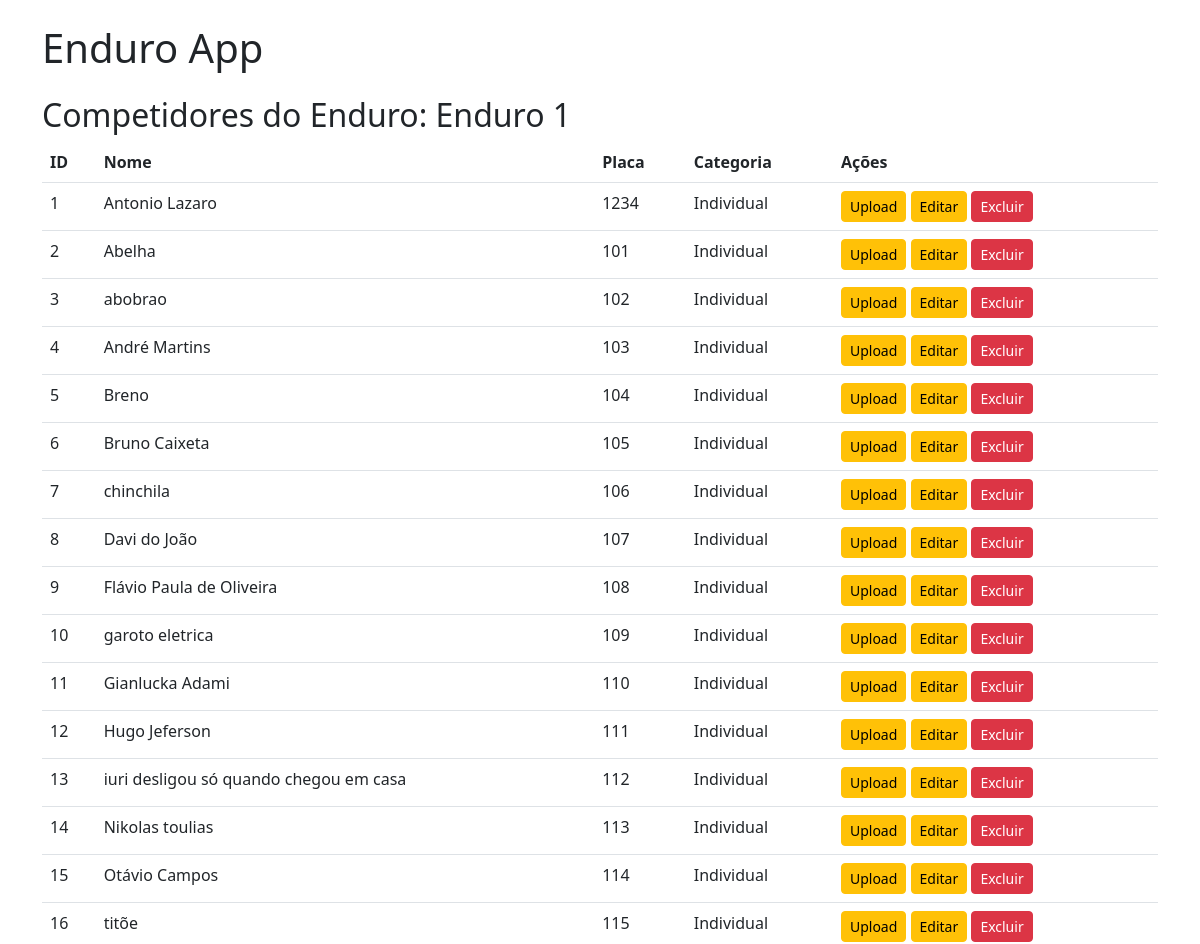
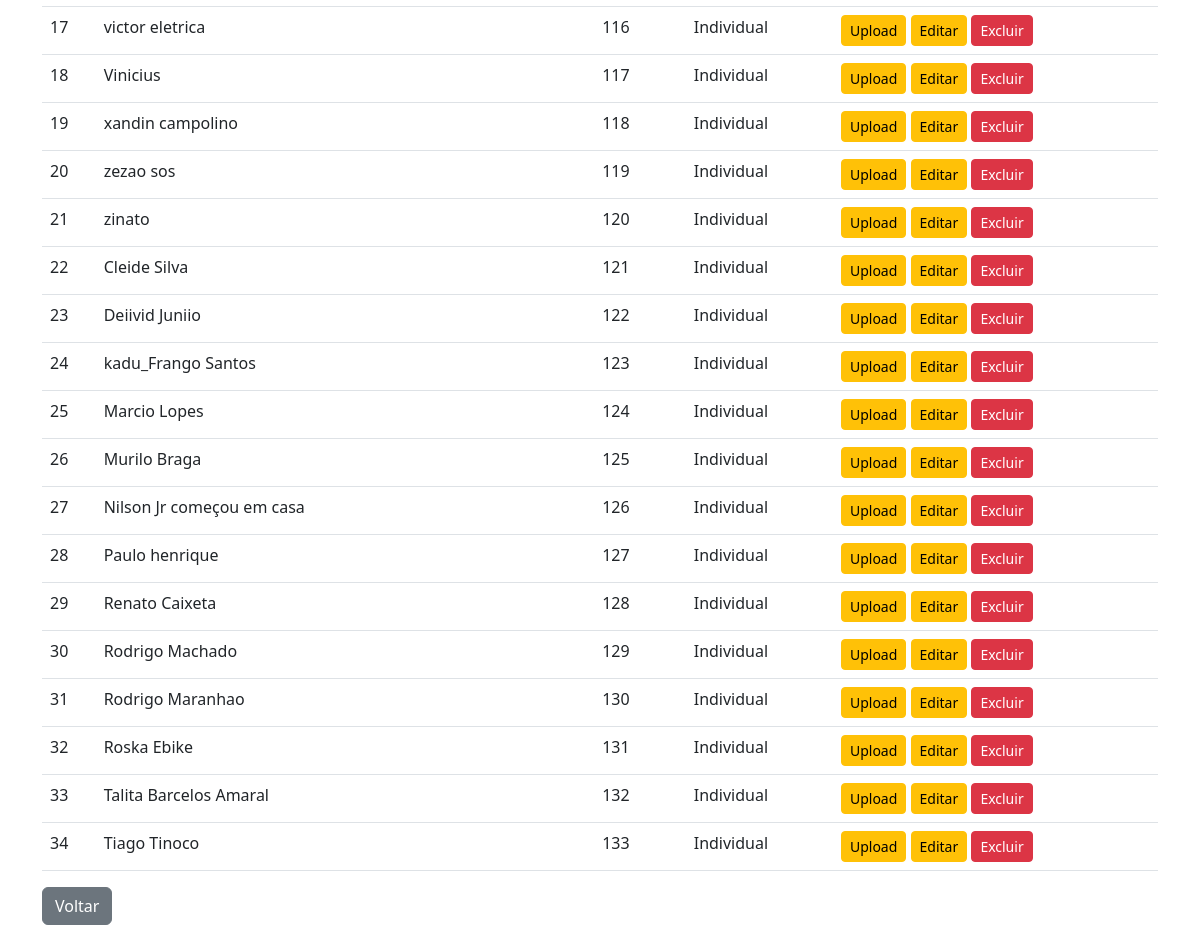
Screenshot of /enduros/1/competitors/ with the database file from the repository (2 pictures, top to bottom).
### models.py (models this page shows)
class Enduro(Base):
    __tablename__ = "enduros"
    id = Column(Integer, primary_key=True, index=True)
    name = Column(String, index=True)
    location = Column(String)
    date = Column(String)
    hora_largada = Column(String, nullable=False)
    competitors = relationship("Competitor", back_populates="enduro")
    checkpoints = relationship("Checkpoint", back_populates="enduro")
    categories = relationship("Category", back_populates="enduro")
    resultados = relationship("Resultados", back_populates="enduro")

class Competitor(Base):
    __tablename__ = "competitors"
    id = Column(Integer, primary_key=True, index=True)
    enduro_id = Column(Integer, ForeignKey("enduros.id"))
    name = Column(String, index=True)
    placa = Column(String)
    categories_id = Column(Integer, ForeignKey("categories.id"))
    enduro = relationship("Enduro", back_populates="competitors")
    checkpoints = relationship("Checkpoint", back_populates="competitor")
    category = relationship("Category", back_populates="competitors")
    resultados = relationship("Resultados", back_populates="competitor")
    trackpoints = relationship("Trackpoint", back_populates="competitor")

class Category(Base):
    __tablename__ = "categories"
    id = Column(Integer, primary_key=True, index=True)
    enduro_id = Column(Integer, ForeignKey("enduros.id"))
    name = Column(String)
    enduro = relationship("Enduro", back_populates="categories")
    competitors = relationship("Competitor", back_populates="category")

### routers.py (the view)
@router.get("/enduros/{enduro_id}/competitors/", response_class=HTMLResponse)
def list_competitors(enduro_id: int, request: Request, db: Session = Depends(get_db)):
    enduro = db.query(Enduro).filter(Enduro.id == enduro_id).first()
    if not enduro:
        raise HTTPException(status_code=404, detail="Enduro não encontrado")
    competitors = db.query(Competitor).options(joinedload(Competitor.category)).filter(Competitor.enduro_id == enduro_id).all()
    return templates.TemplateResponse("list_competitors.html", {"request": request, "enduro": enduro, "competitors": competitors})# Rotas para Checkpoints

### templates/list_competitors.html
{% extends "base.html" %}
{% block content %}
<h2>Competidores do Enduro: {{ enduro.name }}</h2>
<table class="table">
    <thead>
        <tr>
            <th>ID</th>
            <th>Nome</th>
            <th>Placa</th>
            <th>Categoria</th>
            <th>Ações</th>
        </tr>
    </thead>
    <tbody>
        {% for competitor in competitors %}
        <tr>
            <td>{{ competitor.id }}</td>
            <td>{{ competitor.name }}</td>
            <td>{{ competitor.placa }}</td>
            <td>{{ competitor.category.name }}</td>
            <td>
                <a href="/enduros/{{ enduro.id }}/competitors/{{ competitor.id }}/upload/" class="btn btn-warning btn-sm">Upload</a>
                <a href="/enduros/{{ enduro.id }}/competitors/{{ competitor.id }}/edit/" class="btn btn-warning btn-sm">Editar</a>
                <form action="/enduros/{{ enduro.id }}/competitors/{{ competitor.id }}/delete/" method="post" style="display:inline;">
                    <button type="submit" class="btn btn-danger btn-sm">Excluir</button>
                </form>
            </td>
        </tr>
        {% endfor %}
    </tbody>
</table>
<a href="/enduros/{{ enduro.id }}/" class="btn btn-secondary">Voltar</a>
{% endblock %}

### templates/base.html (shortened to what this page needs)
<!DOCTYPE html>
<html lang="en">
<head>
    <link href="https://cdn.jsdelivr.net/npm/bootstrap@5.3.0/dist/css/bootstrap.min.css" rel="stylesheet">
    <link href="https://cdn.jsdelivr.net/npm/bootstrap-icons@1.10.1/font/bootstrap-icons.css" rel="stylesheet">
</head>
<body>
    <div class="container">
        <h1 class="my-4">Enduro App</h1>
        {% block content %}{% endblock %}
    </div>
</body>
</html>

### rows the page displays
Enduro: name "Enduro 1"
Competitor: id "1", name "Antonio Lazaro", placa "1234", category.name "Individual"
Competitor: id "2", name "Abelha", placa "101", category.name "Individual"
Competitor: id "3", name "abobrao", placa "102", category.name "Individual"
Competitor: id "4", name "André Martins", placa "103", category.name "Individual"
Competitor: id "5", name "Breno", placa "104", category.name "Individual"
Competitor: id "6", name "Bruno Caixeta", placa "105", category.name "Individual"
Competitor: id "7", name "chinchila", placa "106", category.name "Individual"
Competitor: id "8", name "Davi do João", placa "107", category.name "Individual"
Competitor: id "9", name "Flávio Paula de Oliveira", placa "108", category.name "Individual"
Competitor: id "10", name "garoto eletrica", placa "109", category.name "Individual"
Competitor: id "11", name "Gianlucka Adami", placa "110", category.name "Individual"
Competitor: id "12", name "Hugo Jeferson", placa "111", category.name "Individual"
Competitor: id "13", name "iuri desligou só quando chegou em casa", placa "112", category.name "Individual"
Competitor: id "14", name "Nikolas toulias", placa "113", category.name "Individual"
Competitor: id "15", name "Otávio Campos", placa "114", category.name "Individual"
Competitor: id "16", name "titõe", placa "115", category.name "Individual"
Competitor: id "17", name "victor eletrica", placa "116", category.name "Individual"
Competitor: id "18", name "Vinicius", placa "117", category.name "Individual"
Competitor: id "19", name "xandin campolino", placa "118", category.name "Individual"
Competitor: id "20", name "zezao sos", placa "119", category.name "Individual"
Competitor: id "21", name "zinato", placa "120", category.name "Individual"
Competitor: id "22", name "Cleide Silva", placa "121", category.name "Individual"
Competitor: id "23", name "Deiivid Juniio", placa "122", category.name "Individual"
Competitor: id "24", name "kadu_Frango Santos", placa "123", category.name "Individual"
Competitor: id "25", name "Marcio Lopes", placa "124", category.name "Individual"
Competitor: id "26", name "Murilo Braga", placa "125", category.name "Individual"
Competitor: id "27", name "Nilson Jr começou em casa", placa "126", category.name "Individual"
Competitor: id "28", name "Paulo henrique", placa "127", category.name "Individual"
Competitor: id "29", name "Renato Caixeta", placa "128", category.name "Individual"
Competitor: id "30", name "Rodrigo Machado", placa "129", category.name "Individual"
Competitor: id "31", name "Rodrigo Maranhao", placa "130", category.name "Individual"
Competitor: id "32", name "Roska Ebike", placa "131", category.name "Individual"
Competitor: id "33", name "Talita Barcelos Amaral", placa "132", category.name "Individual"
Competitor: id "34", name "Tiago Tinoco", placa "133", category.name "Individual"
